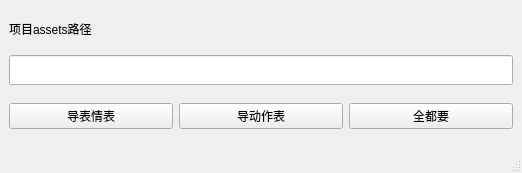
<?xml version="1.0" encoding="UTF-8"?>
<ui version="4.0">
 <class>MainWindow</class>
 <widget class="QMainWindow" name="MainWindow">
  <property name="geometry">
   <rect>
    <x>0</x>
    <y>0</y>
    <width>522</width>
    <height>173</height>
   </rect>
  </property>
  <property name="windowTitle">
   <string>导表</string>
  </property>
  <widget class="QWidget" name="centralwidget">
   <layout class="QGridLayout" name="gridLayout">
    <item row="0" column="0">
     <widget class="QLabel" name="label">
      <property name="maximumSize">
       <size>
        <width>16777215</width>
        <height>16</height>
       </size>
      </property>
      <property name="text">
       <string>项目assets路径</string>
      </property>
     </widget>
    </item>
    <item row="1" column="0" colspan="3">
     <widget class="QLineEdit" name="lineEdit_inPath">
      <property name="minimumSize">
       <size>
        <width>0</width>
        <height>30</height>
       </size>
      </property>
      <property name="text">
       <string/>
      </property>
     </widget>
    </item>
    <item row="2" column="0">
     <widget class="QPushButton" name="pushButton">
      <property name="text">
       <string>导表情表</string>
      </property>
     </widget>
    </item>
    <item row="2" column="1">
     <widget class="QPushButton" name="pushButton_2">
      <property name="text">
       <string>导动作表</string>
      </property>
     </widget>
    </item>
    <item row="2" column="2">
     <widget class="QPushButton" name="pushButton_3">
      <property name="text">
       <string>全都要</string>
      </property>
     </widget>
    </item>
   </layout>
  </widget>
  <widget class="QStatusBar" name="statusbar"/>
  <action name="action_workModel">
   <property name="text">
    <string>工作模式</string>
   </property>
  </action>
 </widget>
 <resources/>
 <connections/>
</ui>
